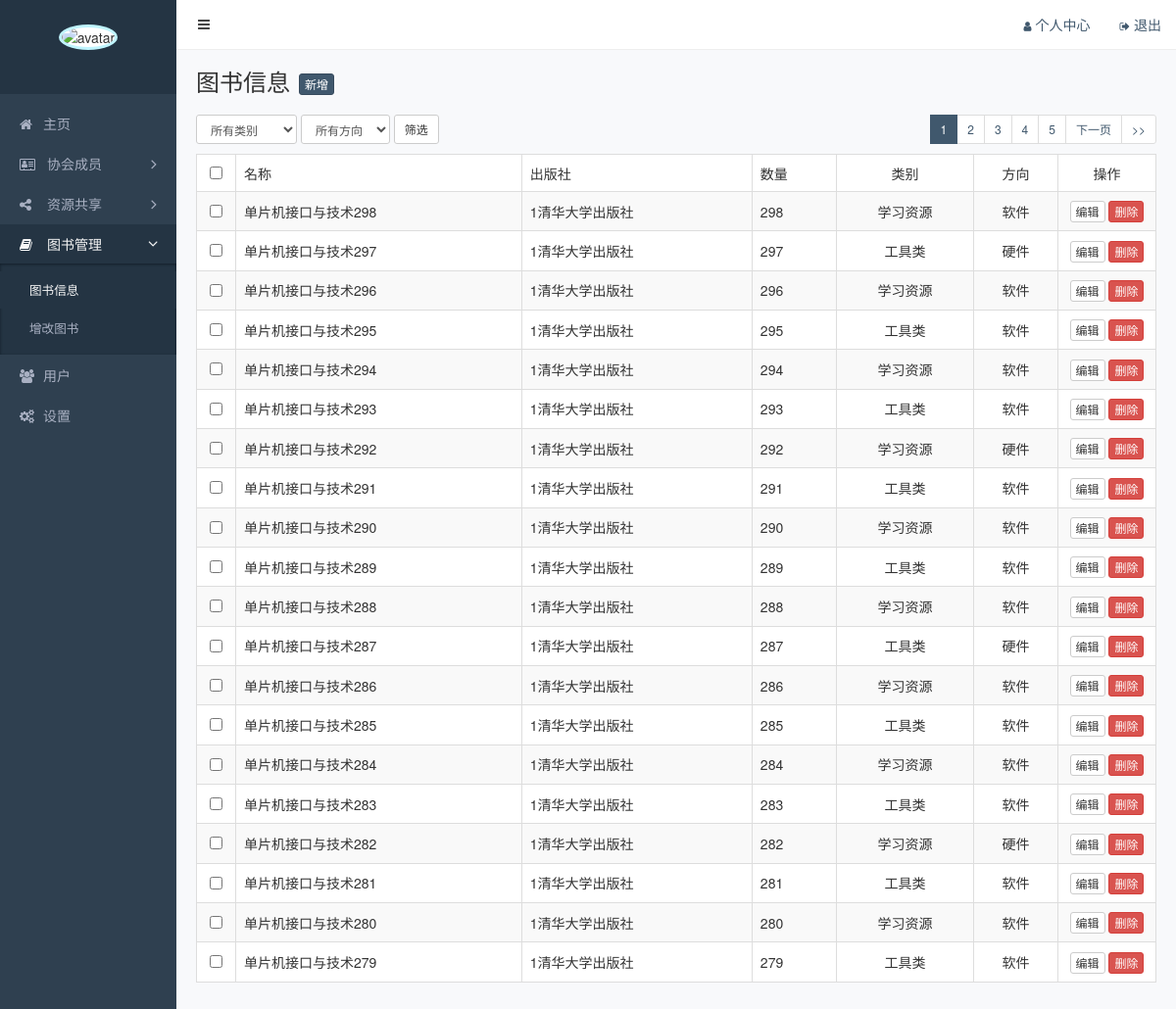
Screenshot of /admin/library.php (signed in) with the database file from the repository.
### tables this page shows
CREATE TABLE `library`  (
  `id` int(11) NOT NULL AUTO_INCREMENT COMMENT '主键',
  `name` varchar(200) NOT NULL COMMENT '名称',
  `press` varchar(200) NOT NULL COMMENT '出版社',
  `number` int(11) NULL DEFAULT NULL COMMENT '数量',
  `category` varchar(200) NULL DEFAULT NULL COMMENT '类别',
  `direction` varchar(200) NULL DEFAULT NULL COMMENT '方向',
  PRIMARY KEY (`id`) USING BTREE
);

### functions.php (called while the page is built, shortened)
<?php
function wx_get_current_user () {
    return $_SESSION['current_login_user'];
}
function wx_connect_sql() {
    $connection = mysqli_connect(WX_DB_HOST, WX_DB_USER, WX_DB_PASS, WX_DB_NAME);
    mysqli_set_charset($connection, 'utf8');
    return $connection;
}
function wx_fetch_all ($sql) {
    $connection = wx_connect_sql();
    $data = array();
    if ($result = mysqli_query($connection ,$sql)) {
        while ($row = mysqli_fetch_array($result)) {
            $data[] = $row;
        }
    }
    return $data = isset($data) ? $data : null;
}
function wx_fetch_one ($sql) {
    $data = wx_fetch_all($sql);
    return isset($data[0]) ? $data[0] : null;
}

### admin/library.php (the view, shortened to what this page needs)
<?php
    require_once '../functions.php';
    $where = '1 = 1';
    $search = '';
    $size = 20;
    $page = empty($_GET['page']) ? 1 : (int)$_GET['page'];
    $total_count = (int)wx_fetch_one("select count(1) as count from library
                        where {$where}")['count'];
    $total_pages = (int)ceil($total_count / $size);
    $offset = ($page - 1) * $size;
    $post = wx_fetch_all("select
                *
                from library
                where {$where}
                order by library.id desc
                limit {$offset}, {$size};
    ");
    $visiables = 5;
    $begin = $page - ($visiables - 1) / 2 ;
    $begin = $begin < 1 ? 1 : $begin;
    $end = $begin + $visiables - 1;
    $end = $end > $total_pages ? $total_pages : $end;
    $begin = $end - $visiables + 1;
    $begin = $begin < 1 ? 1 : $begin;
?>
<!DOCTYPE html>
<html lang="en">
<head>
    <link rel="stylesheet" href="/static/assets/vendors/bootstrap/css/bootstrap.css">
    <link rel="stylesheet" href="/static/assets/vendors/font-awesome/css/font-awesome.css">
    <link rel="stylesheet" href="/static/assets/vendors/nprogress/nprogress.css">
    <link rel="stylesheet" href="/static/assets/css/admin.css">
</head>
<body>
    <div class="main">
        <?php include 'inc/navbar.php' ?>
        <div class="container-fluid">
            <div class="page-title">
                <h1>图书信息</h1>
                <a href="/admin/library-add.php" class="btn btn-primary btn-xs">新增</a>
            </div>
            <div class="page-action">
                <form class="form-inline" action="<?php echo $_SERVER['PHP_SELF']; ?>">
                        <select class="form-control input-sm" name="category">
                            <option value="all">所有类别</option>
                        </select>
                        <select class="form-control input-sm" name="direction">
                            <option value="all">所有方向</option>
                        </select>
                    <button class="btn btn-default btn-sm">筛选</button>
                </form>
                <ul class="pagination pagination-sm pull-right">
                    <?php for ($i = $begin; $i <= $end; $i++): ?>
                    <li<?php echo $i === $page ? ' class="active"' : ''; ?>><a href="?page=<?php echo $i . $search; ?>"><?php echo $i; ?></a></li>
                    <?php endfor ?>
                    <li<?php echo $page == $total_pages ? ' class="hidden"' : ''?>><a href="?page=<?php echo (int)($page + 1) . $search; ?>">下一页</a></li>
                    <li<?php echo $page == $total_pages ? ' class="hidden"' : ''?> ><a  href="?page=<?php echo $total_pages ?>" >>></a></li>
                </ul>
            </div>
            <table class="table table-striped table-bordered table-hover">
                <thead>
                    <tr>
                        <th class="text-center" width="40"><input type="checkbox" name="" id=""></th>
                        <th>名称</th>
                        <th>出版社</th>
                        <th>数量</th>
                        <th class="text-center">类别</th>
                        <th class="text-center">方向</th>
                        <th class="text-center" width="100">操作</th>
                    </tr>
                </thead>
                <tbody>
                <?php if (isset($post)) : ?>
                    <?php foreach ($post as $item) : ?>
                    <tr>
                        <td class="text-center"><input type="checkbox" data-id="<?php echo $item['id']; ?>"></td>
                        <td><?php echo $item['name']; ?></td>
                        <td><?php echo $item['press']; ?></td>
                        <td><?php echo $item['number']; ?></td>
                        <td class="text-center"><?php echo $item['category']; ?></td>
                        <td class="text-center"><?php echo $item['direction']; ?></td>
                        <td class="text-center">
                            <a href="/admin/library-add.php?from=library&id=<?php echo $item['id'] ?>" class="btn btn-default btn-xs">编辑</a>
                            <a href="/admin/api/delete.php?id=<?php echo $item['id'] . '&from=library'?>" class="btn btn-danger btn-xs">删除</a>
                        </td>
                    </tr>
                    <?php endforeach ?>
                    <?php endif ?>
                </tbody>
            </table>
        </div>
    </div>
    <?php $current_page = 'library'; ?>
    <?php include 'inc/sidebar.php'?>
</body>
</html>

### admin/inc/navbar.php
<nav class="navbar">
    <button class="btn btn-default navbar-btn fa fa-bars"></button>
    <ul class="nav navbar-nav navbar-right">
        <li><a href="#"><i class="fa fa-user"></i>个人中心</a></li>
        <li><a href="/admin/login.php?action=logout"><i class="fa fa-sign-out"></i>退出</a></li>
    </ul>
</nav>

### admin/inc/sidebar.php (shortened to what this page needs)
<?php
    require_once '../functions.php';
    $current_page = isset($current_page) ? $current_page : '' ;
    $current_user = wx_get_current_user();
?>
<div class="aside">
        <div class="profile">
            <img class="avatar" src="<?php echo $current_user['avatar']; ?>" alt="avatar">
        </div>
        <ul class="nav">
            <li<?php echo $current_page === 'index' ? ' class="active"' : '' ?>>
                <a href="/admin/index.php">
                    <i class="fa fa-home"></i>主页
                </a>
            </li>
            <?php $menu_person = array('person', 'person-add') ?>
            <li<?php echo in_array($current_page, $menu_person) ? ' class="active"' : '' ?>>
                <a href="#menu-person"<?php echo in_array($current_page, $menu_person) ? '' : ' class="collapsed"' ?> data-toggle="collapse">
                    <i class="fa fa-address-card-o"></i>
                    协会成员
                    <i class="fa fa-angle-right"></i>
                </a>
            </li>
            <?php $menu_resource = array('resource', 'resource-add') ?>
            <li<?php echo in_array($current_page, $menu_resource) ? ' class="active"' : '' ?>>
                <a href="#menu-resource"<?php echo in_array($current_page, $menu_resource) ? '' : ' class="collapsed"' ?> data-toggle="collapse">
                    <i class="fa fa-share-alt"></i>
                    资源共享
                    <i class="fa fa-angle-right"></i>
                </a>
            </li>
            <?php $menu_library = array('library', 'library-add') ?>
            <li<?php echo in_array($current_page, $menu_library) ? ' class="active"' : '' ?>>
                <a href="#menu-library"<?php echo in_array($current_page, $menu_library) ? '' : ' class="collapsed"' ?> data-toggle="collapse">
                    <i class="fa fa-book"></i>
                    图书管理
                    <i class="fa fa-angle-right"></i>
                </a>
                <ul id="menu-library" class="collapse<?php echo in_array($current_page, $menu_library) ? 'in' : '' ?>">
                    <li<?php echo $current_page === 'library' ? ' class="active"' : '' ?>><a href="/admin/library.php">图书信息</a></li>
                    <li<?php echo $current_page === 'library-add' ? ' class="active"' : '' ?>><a href="/admin/library-add.php">增改图书</a></li>
                </ul>
            </li>
            <li<?php echo $current_page === 'users' ? ' class="active"' : '' ?>>
                <a href="/admin/users.php"><i class="fa fa-users"></i>用户</a>
            </li>
            <li<?php echo $current_page === 'settings' ? ' class="active"' : '' ?>>
                <a href="/admin/settings.php"><i class="fa fa-cogs"></i>设置</i></a>
            </li>
        </ul>
    </div>

### static/assets/css/admin.css (style rules this page uses)
body { background: #f8f9fb; -webkit-font-smoothing: antialiased; -moz-osx-font-smoothing: grayscale; }
.form-control { box-shadow: none; }
.main { position: relative; overflow: hidden; min-width: 844px; min-height: 100vh; padding: 70px 5px 20px 185px; }
.main .container-fluid .page-title { overflow: hidden; margin-bottom: 20px; }
.main .container-fluid .page-title h1 { display: inline-block; margin: 0; font-size: 24px; font-weight: 400; }
.main .container-fluid .page-title .btn-primary { margin-left: 5px; vertical-align: bottom; }
.main .container-fluid .page-action { overflow: hidden; margin-bottom: 10px; }
.main .container-fluid .page-action .form-inline { display: inline-block; }
.main .container-fluid .page-action .btn { margin-right: 10px; }
.main .container-fluid .pagination { margin: 0; }
.main .container-fluid table { background-color: #fff; }
.main .container-fluid th { border-bottom: 1px; font-weight: 400; }
.main .container-fluid td { vertical-align: middle; }
.main .navbar { position: fixed; z-index: 10; top: 0; right: 0; left: 180px; padding: 0 15px 0 10px; border: 0; border-bottom: 1px solid #eee; border-radius: 0; background-color: #fff; }
.main .navbar .navbar-btn { padding: 10px 12px; color: #444; border: 0; }
.main .navbar i { margin-right: 4px; font-size: .8em; }
.aside { position: fixed; left: 0; top: 0; width: 180px; height: 100%; background-color: #2f4050; }
.aside .profile { padding: 25px; text-align: center; background: #243443; }
.aside .profile .avatar { width: 100px; height: 100px; border: 3px solid rgba(8, 211, 247, 0.26); border-radius: 50%; background-color: #fff; object-fit: cover; }
.aside .nav { padding: 10px 0; }
.aside .nav li + li { margin-top: 1px; }
.aside .nav a { display: block; padding: 10px 20px; color: #a9b0c2; }
.aside .nav .active > a { color: #f6f6f6; background-color: #243443; }
.aside .nav a i:first-child { width: 14px; margin-right: 10px; font-size: 14px; line-height: 16px; }
.aside .nav .fa-angle-right { float: right; transition: transform .2s; transform: rotate(90deg); font-size: 16px; line-height: 20px; }
.aside .nav .collapsed .fa-angle-right { float: right; transform: rotate(0); }
.aside .nav a + ul { overflow: hidden; padding: 0; list-style: none; background-color: #243443; box-shadow: inset 0 1px 3px #111e29; font-size: .9em; }
.aside .nav a + ul li:first-child { margin-top: 8px; }
.aside .nav a + ul li:last-child { margin-bottom: 8px; }
.aside .nav a + ul a { padding-left: 30px; }

### rows the page displays
library: name "单片机接口与技术298", press "1清华大学出版社", number "298", category "学习资源", direction "软件"
library: name "单片机接口与技术297", press "1清华大学出版社", number "297", category "工具类", direction "硬件"
library: name "单片机接口与技术296", press "1清华大学出版社", number "296", category "学习资源", direction "软件"
library: name "单片机接口与技术295", press "1清华大学出版社", number "295", category "工具类", direction "软件"
library: name "单片机接口与技术294", press "1清华大学出版社", number "294", category "学习资源", direction "软件"
library: name "单片机接口与技术293", press "1清华大学出版社", number "293", category "工具类", direction "软件"
library: name "单片机接口与技术292", press "1清华大学出版社", number "292", category "学习资源", direction "硬件"
library: name "单片机接口与技术291", press "1清华大学出版社", number "291", category "工具类", direction "软件"
library: name "单片机接口与技术290", press "1清华大学出版社", number "290", category "学习资源", direction "软件"
library: name "单片机接口与技术289", press "1清华大学出版社", number "289", category "工具类", direction "软件"
library: name "单片机接口与技术288", press "1清华大学出版社", number "288", category "学习资源", direction "软件"
library: name "单片机接口与技术287", press "1清华大学出版社", number "287", category "工具类", direction "硬件"
library: name "单片机接口与技术286", press "1清华大学出版社", number "286", category "学习资源", direction "软件"
library: name "单片机接口与技术285", press "1清华大学出版社", number "285", category "工具类", direction "软件"
library: name "单片机接口与技术284", press "1清华大学出版社", number "284", category "学习资源", direction "软件"
library: name "单片机接口与技术283", press "1清华大学出版社", number "283", category "工具类", direction "软件"
library: name "单片机接口与技术282", press "1清华大学出版社", number "282", category "学习资源", direction "硬件"
library: name "单片机接口与技术281", press "1清华大学出版社", number "281", category "工具类", direction "软件"
library: name "单片机接口与技术280", press "1清华大学出版社", number "280", category "学习资源", direction "软件"
library: name "单片机接口与技术279", press "1清华大学出版社", number "279", category "工具类", direction "软件"
